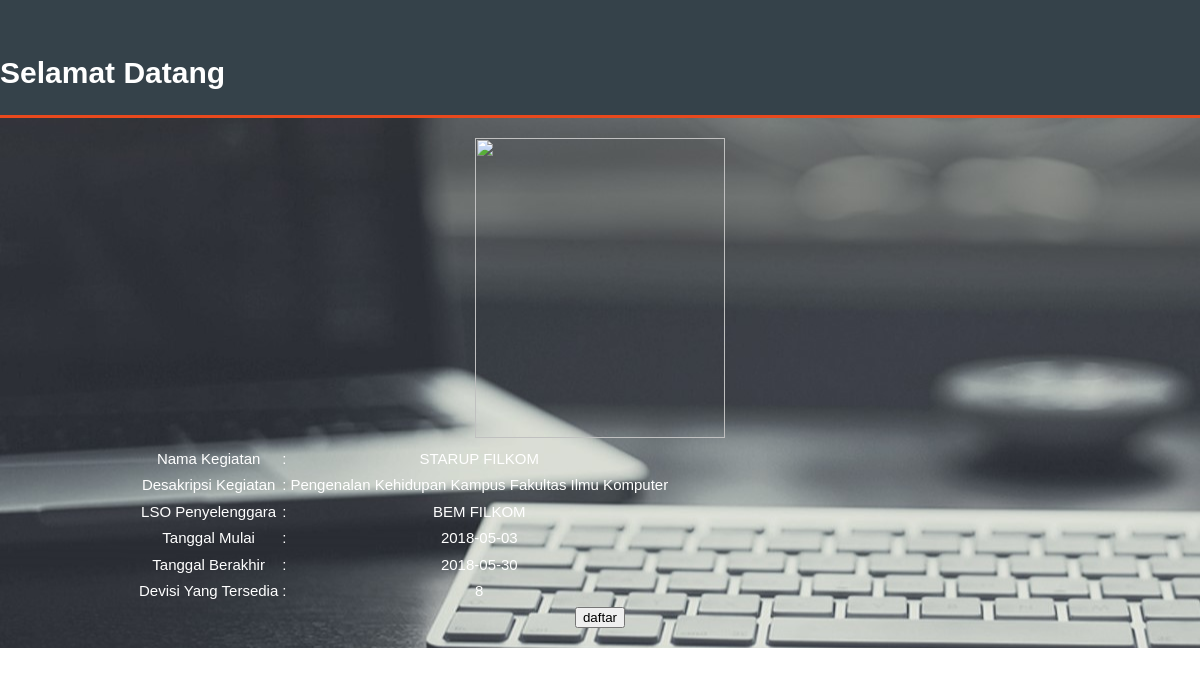
/index4.php?id_kegiatan_cek=kegiatan1, run on the app's committed database.
### tables this page shows
CREATE TABLE `kegiatan` (
  `id_kegiatan` varchar(25) NOT NULL,
  `nama_lso` varchar(50) NOT NULL,
  `tgl_berakhir` date NOT NULL,
  `tgl_mulai_daftar` date NOT NULL,
  `deskripsi` varchar(500) NOT NULL,
  `devisi` int(25) NOT NULL,
  `Username_admin` varchar(15) NOT NULL,
  `Nama_Kegiatan` varchar(50) NOT NULL,
  `namaFile` varchar(25) NOT NULL
);

### index4.php (the view, shortened to what this page needs)
<!DOCTYPE html>
<html lang="en" dir="ltr">
<head>
  <link rel="stylesheet" href="./css/style.css">
</head>
<header>
  <h1>Selamat Datang</h1>
</header>
<body>
  <section id="showcase">
    <div class="container">
      <?php
      include "koneksi.php";
      $q = $conn->query("SELECT * FROM kegiatan where id_kegiatan = '$_GET[id_kegiatan_cek]'");
      $data = mysqli_fetch_assoc($q);
      ?>
      <img src="./images/<?php echo $data['namaFile'] ?>" style="width:250px;height:300px;">
      <table>
        <tr>
          <td> Nama Kegiatan </td>
          <td> : </td>
          <td> <?php  echo $data['Nama_Kegiatan'];?></td>
        </tr>
        <tr>
          <td> Desakripsi Kegiatan </td>
          <td> : </td>
          <td> <?php  echo $data['deskripsi']; ?></td>
        </tr>
        <tr>
          <td> LSO Penyelenggara </td>
          <td> : </td>
          <td> <?php  echo $data['nama_lso'];?></td>
        </tr>
        <tr>
          <td> Tanggal Mulai </td>
          <td> : </td>
          <td> <?php  echo $data['tgl_mulai_daftar'];?></td>
        </tr>
        <tr>
          <td> Tanggal Berakhir </td>
          <td> : </td>
          <td> <?php  echo $data['tgl_berakhir'];?></td>
        </tr>
        <tr>
          <td> Devisi Yang Tersedia </td>
          <td> : </td>
          <td> <?php  echo $data['devisi'];?></td>
        </tr>
      </table>
      <?php
      $k=$conn->query("SELECT * FROM form_pendaftar WHERE id_kegiatan='$data[id_kegiatan]' and nim = '$_SESSION[nim]' ");
      if ($k->num_rows==0 ) { ?>
        <form class="" action="daftar.php" method="post">
          <input type="submit" name="daftar" value="daftar">
        </form>
        <?php
      }else {
        echo "Anda sudah daftar";
      } ?>
    </div>
  </section>
</body>
</html>

### css/style.css (style rules this page uses)
body { font-family: Arial,Helvetica,sans-serif; font-size: 15px; line-height: 1.5; padding: 0; margin: 0; background-color: :#f4f4f4; background:#ffffff; }
.container { width: 80%; margin:auto; overflow: hidden; }
header { background: #35424a; color: #ffffff; padding-top: 30px; min-height: 70px; border-bottom: #e9491d 3px solid; }
#showcase { min-height: 400px; background:url('../img/Komputer1.jpg')no-repeat 0; text-align: center; color: #ffffff; }
#showcase { padding:20px; }

### data on the page
kegiatan: Nama_Kegiatan "STARUP FILKOM", deskripsi "Pengenalan Kehidupan Kampus Fakultas Ilmu Komputer", nama_lso "BEM FILKOM", tgl_mulai_daftar "2018-05-03", tgl_berakhir "2018-05-30", devisi "8"
